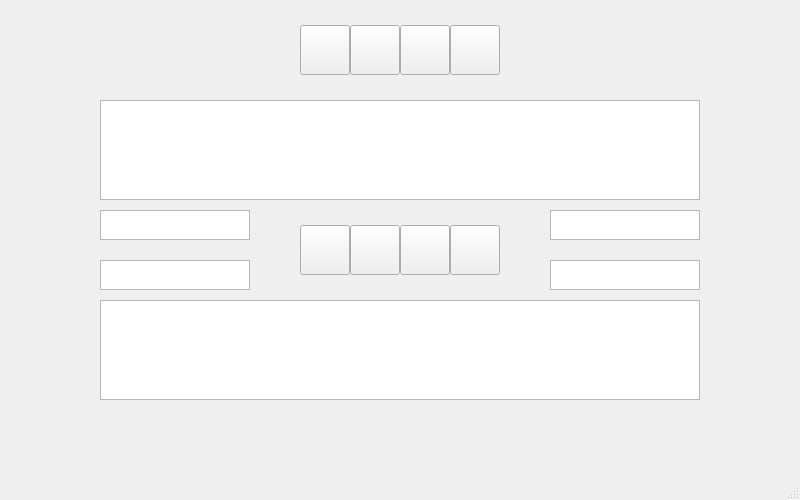
<?xml version="1.0" encoding="UTF-8"?>
<ui version="4.0">
 <class>MainWindow</class>
 <widget class="QMainWindow" name="MainWindow">
  <property name="enabled">
   <bool>true</bool>
  </property>
  <property name="geometry">
   <rect>
    <x>0</x>
    <y>0</y>
    <width>800</width>
    <height>500</height>
   </rect>
  </property>
  <property name="windowTitle">
   <string>Subtitle Translation Tool</string>
  </property>
  <widget class="QWidget" name="centralWidget">
   <widget class="QTextEdit" name="OutputTextBox">
    <property name="geometry">
     <rect>
      <x>100</x>
      <y>300</y>
      <width>600</width>
      <height>100</height>
     </rect>
    </property>
    <property name="font">
     <font>
      <pointsize>12</pointsize>
     </font>
    </property>
   </widget>
   <widget class="QTextEdit" name="InputTextBox">
    <property name="geometry">
     <rect>
      <x>100</x>
      <y>100</y>
      <width>600</width>
      <height>100</height>
     </rect>
    </property>
    <property name="font">
     <font>
      <pointsize>12</pointsize>
     </font>
    </property>
   </widget>
   <widget class="QTextEdit" name="OutputStart">
    <property name="geometry">
     <rect>
      <x>100</x>
      <y>260</y>
      <width>150</width>
      <height>30</height>
     </rect>
    </property>
    <property name="font">
     <font>
      <pointsize>12</pointsize>
     </font>
    </property>
   </widget>
   <widget class="QTextEdit" name="OutputStop">
    <property name="geometry">
     <rect>
      <x>550</x>
      <y>260</y>
      <width>150</width>
      <height>30</height>
     </rect>
    </property>
    <property name="font">
     <font>
      <pointsize>12</pointsize>
     </font>
    </property>
   </widget>
   <widget class="QTextEdit" name="InputStop">
    <property name="geometry">
     <rect>
      <x>550</x>
      <y>210</y>
      <width>150</width>
      <height>30</height>
     </rect>
    </property>
    <property name="font">
     <font>
      <pointsize>12</pointsize>
     </font>
    </property>
   </widget>
   <widget class="QTextEdit" name="InputStart">
    <property name="geometry">
     <rect>
      <x>100</x>
      <y>210</y>
      <width>150</width>
      <height>30</height>
     </rect>
    </property>
    <property name="font">
     <font>
      <pointsize>12</pointsize>
     </font>
    </property>
   </widget>
   <widget class="QPushButton" name="PrevButton">
    <property name="geometry">
     <rect>
      <x>300</x>
      <y>225</y>
      <width>50</width>
      <height>50</height>
     </rect>
    </property>
    <property name="styleSheet">
     <string notr="true">border-image: url(:/Images/Images/ArrowUp.bmp);</string>
    </property>
    <property name="text">
     <string/>
    </property>
   </widget>
   <widget class="QPushButton" name="NextButton">
    <property name="geometry">
     <rect>
      <x>450</x>
      <y>225</y>
      <width>50</width>
      <height>50</height>
     </rect>
    </property>
    <property name="styleSheet">
     <string notr="true">border-image: url(:/Images/Images/ArrowDown.bmp);</string>
    </property>
    <property name="text">
     <string/>
    </property>
   </widget>
   <widget class="QPushButton" name="InserButton">
    <property name="geometry">
     <rect>
      <x>350</x>
      <y>225</y>
      <width>50</width>
      <height>50</height>
     </rect>
    </property>
    <property name="styleSheet">
     <string notr="true">border-image: url(:/Images/Images/Remove.bmp);</string>
    </property>
    <property name="text">
     <string/>
    </property>
   </widget>
   <widget class="QPushButton" name="DeleteButton">
    <property name="geometry">
     <rect>
      <x>400</x>
      <y>225</y>
      <width>50</width>
      <height>50</height>
     </rect>
    </property>
    <property name="styleSheet">
     <string notr="true">border-image: url(:/Images/Images/Add.bmp);</string>
    </property>
    <property name="text">
     <string/>
    </property>
   </widget>
   <widget class="QPushButton" name="SaveInput">
    <property name="geometry">
     <rect>
      <x>300</x>
      <y>25</y>
      <width>50</width>
      <height>50</height>
     </rect>
    </property>
    <property name="styleSheet">
     <string notr="true">border-image: url(:/Images/Images/SaveInput.bmp);</string>
    </property>
    <property name="text">
     <string/>
    </property>
   </widget>
   <widget class="QPushButton" name="SaveOutput">
    <property name="geometry">
     <rect>
      <x>400</x>
      <y>25</y>
      <width>50</width>
      <height>50</height>
     </rect>
    </property>
    <property name="styleSheet">
     <string notr="true">border-image: url(:/Images/Images/SaveOutput.bmp);</string>
    </property>
    <property name="text">
     <string/>
    </property>
   </widget>
   <widget class="QPushButton" name="SaveAll">
    <property name="geometry">
     <rect>
      <x>450</x>
      <y>25</y>
      <width>50</width>
      <height>50</height>
     </rect>
    </property>
    <property name="styleSheet">
     <string notr="true">border-image: url(:/Images/Images/SaveAll.bmp);</string>
    </property>
    <property name="text">
     <string/>
    </property>
   </widget>
   <widget class="QPushButton" name="SelectFile">
    <property name="geometry">
     <rect>
      <x>350</x>
      <y>25</y>
      <width>50</width>
      <height>50</height>
     </rect>
    </property>
    <property name="styleSheet">
     <string notr="true">border-image: url(:/Images/Images/OpenIconA.bmp);</string>
    </property>
    <property name="text">
     <string/>
    </property>
   </widget>
  </widget>
  <widget class="QStatusBar" name="statusBar"/>
  <widget class="QMenuBar" name="menuBar">
   <property name="geometry">
    <rect>
     <x>0</x>
     <y>0</y>
     <width>800</width>
     <height>20</height>
    </rect>
   </property>
  </widget>
 </widget>
 <layoutdefault spacing="6" margin="11"/>
 <resources/>
 <connections/>
</ui>
